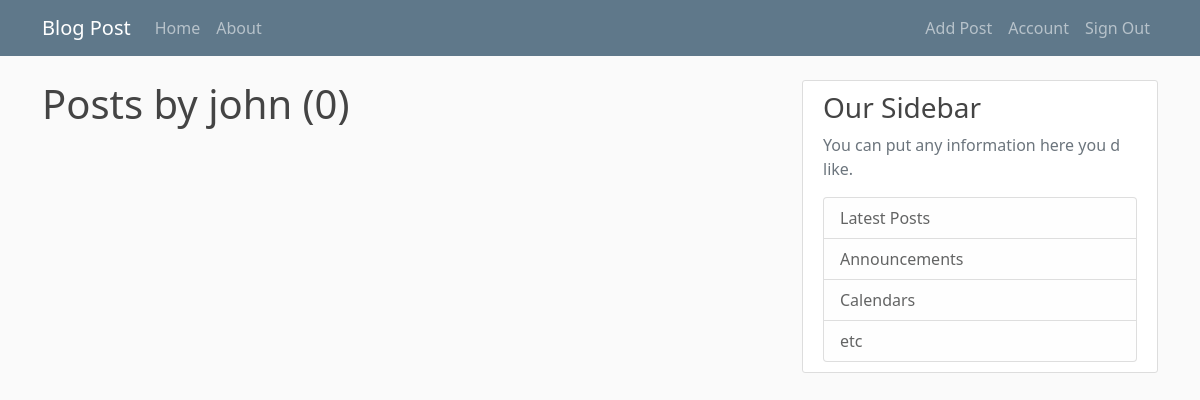
/posts/john (signed in), run on an earlier commit of the app's database.
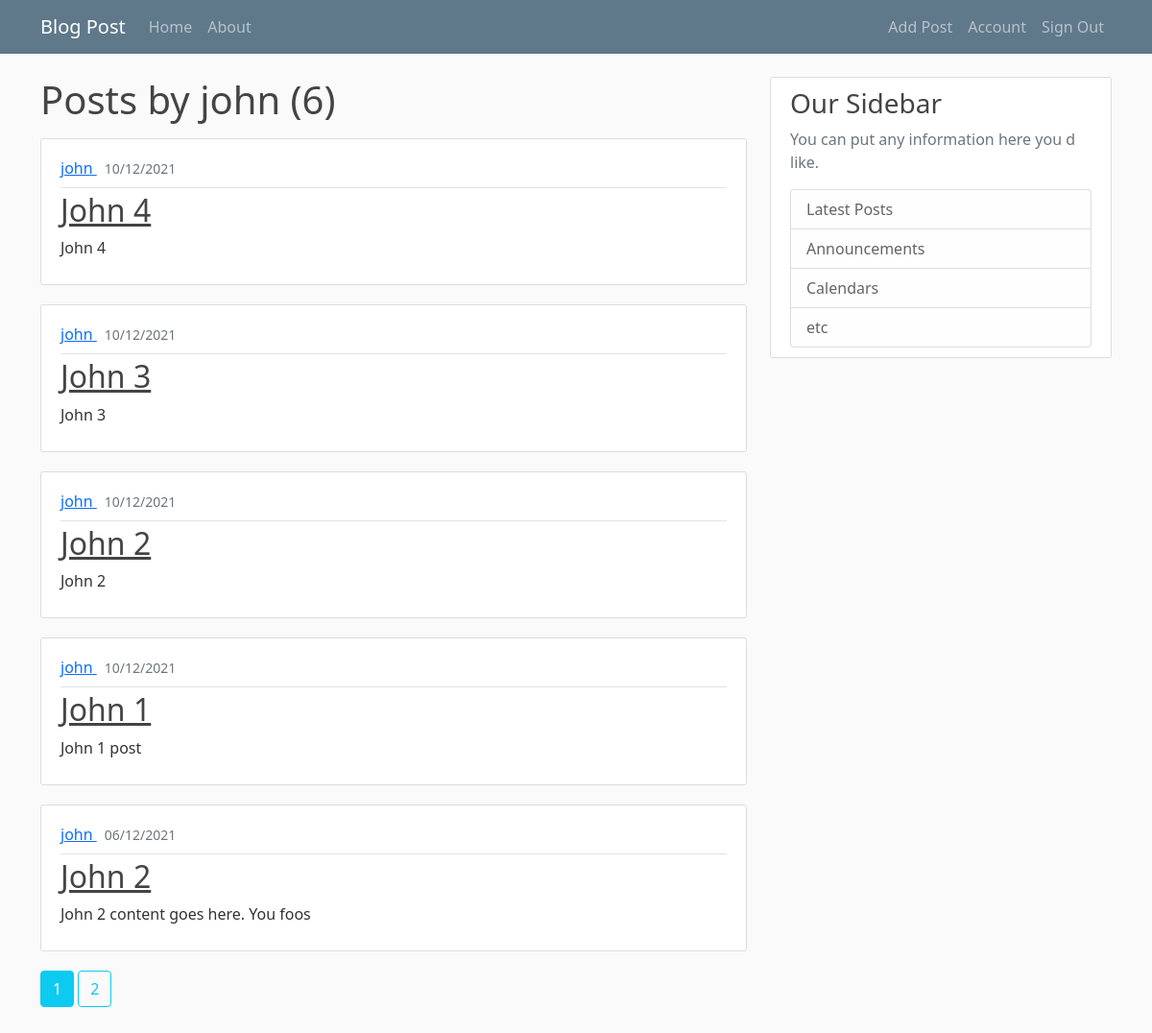
And on a later commit of the database.
### flaskblog/models.py (models this page shows, shortened)
class User(db.Model, UserMixin):
    id = db.Column(db.Integer, primary_key=True)
    username = db.Column(db.String(20), unique=True, nullable=False)
    email = db.Column(db.String(120), unique=True, nullable=False)
    image_file = db.Column(db.String(20), nullable=False, default="default.jpg")
    password_hash = db.Column(db.String(60), nullable=False)
    created_at = db.Column(db.DateTime, nullable=False, default=datetime.utcnow)
    posts = db.relationship("Post", backref=db.backref("author", lazy=True))

class Post(db.Model):
    id = db.Column(db.Integer, primary_key=True)
    title = db.Column(db.String(100), nullable=False)
    content = db.Column(db.Text, nullable=False)
    created_at = db.Column(db.DateTime, nullable=False, default=datetime.utcnow)
    user_id = db.Column(db.Integer, db.ForeignKey("user.id"), nullable=False)

### flaskblog/posts/routes.py (the view)
@posts.route("/posts/<string:username>")
@login_required
def get_posts_by_username(username):
    page = request.args.get("page", 1, type=int)
    user = User.query.filter_by(username=username).first_or_404()
    posts = Post.query.filter_by(author=user)\
                      .order_by(Post.created_at.desc())\
                      .paginate(page=page, per_page=5)
    return render_template("user_post.html", posts=posts, user=user)

### flaskblog/models.py (called while the page is built)
@login_manager.user_loader
def load_user(user_id):
    return User.query.get(int(user_id))

### flaskblog/templates/user_post.html
{% extends "layout.html" %}
{% block content %}
  <h1 class="mb-3">Posts by {{ user.username }} ({{ posts.total }})</h1>
  {% for post in posts.items %}
    <article class="media content-section">
      <div class="media-body">
	<div class="article-metadata py-2">
	  <a class="me-2"
             href="{{ url_for('posts.get_posts_by_username', username=post.author.username) }}">
            {{ post.author.username }}
          </a>
	  <small class="text-muted">{{ post.created_at.strftime("%d/%m/%Y") }}</small>
	</div>
	<h2>
	  <a class="article-title" href="{{ url_for('posts.get_post', post_id=post.id) }}">
	    {{ post.title }}
	  </a>
	</h2>
	<p class="article-content">{{ post.content }}</p>
      </div>
    </article>
  {% endfor %}
  {% for page_num in posts.iter_pages(left_edge=1, right_edge=1, left_current=1, right_current=2) %}
    {% if not page_num %}
      ...
    {% elif posts.page == page_num %}
      <a href="{{ url_for('posts.get_posts_by_username', username=user.username, page=page_num) }}"
         class="btn btn-info mb-4 text-white">
        {{ page_num }}
      </a>
    {% else %}
      <a href="{{ url_for('posts.get_posts_by_username', username=user.username, page=page_num) }}"
         class="btn btn-outline-info mb-4">
        {{ page_num }}
      </a>
    {% endif %}
  {% endfor %}
{% endblock content %}

### flaskblog/templates/layout.html (shortened to what this page needs)
<!doctype html>
<html lang="en">
  <head>
    <link href="https://cdn.jsdelivr.net/npm/bootstrap@5.1.3/dist/css/bootstrap.min.css"
          rel="stylesheet"
>
    <link rel="stylesheet" type="text/css" href="{{ url_for('static', filename='main.css') }}">
  </head>
  <body>
    <nav class="navbar navbar-expand-lg navbar-dark bg-steel">
      <div class="container">
	<a class="navbar-brand" href="#">Blog Post</a>
	<div class="collapse navbar-collapse" id="navbarNav">
	  <ul class="navbar-nav">
	    <li class="nav-item">
	      <a class="nav-link" href="/">Home</a>
	    </li>
	    <li class="nav-item">
	      <a class="nav-link" href="/about">About</a>
	    </li>
	  </ul>
	</div>
	<ul class="navbar-nav">
	  {% if current_user.is_authenticated %}
	    <li class="nav-item">
	      <a class="nav-link" href="{{ url_for('posts.add_post') }}">Add Post</a>
	    </li>
	    <li class="nav-item">
	      <a class="nav-link" href="{{ url_for('users.account') }}">Account</a>
	    </li>
	    <li class="nav-item">
	      <a class="nav-link" href="{{ url_for('users.signout') }}">Sign Out</a>
	    </li>
	  {% endif %}
	</ul>
      </div>
    </nav>
    <main role="main" class="container py-4">
      <div class="row">
	<div class="col-md-8">
	  {% block content %}{% endblock %}
	</div>
	<div class="col-md-4">
	  <div class="content-section">
	    <h3>Our Sidebar</h3>
	    <p class="text-muted">You can put any information here you d like.</p>
	    <ul class="list-group">
	      <li class="list-group-item list-group-item-light">Latest Posts</li>
	      <li class="list-group-item list-group-item-light">Announcements</li>
	      <li class="list-group-item list-group-item-light">Calendars</li>
	      <li class="list-group-item list-group-item-light">etc</li>
	    </ul>
	  </div>
	</div>
      </div>
    </main>
  </body>
</html>

### flaskblog/static/main.css (style rules this page uses)
body { background: #fafafa; color: #333333; }
h1, h2, h3, h4, h5, h6 { color: #444444; }
.bg-steel { background-color: #5f788a; }
.content-section { background: #ffffff; padding: 10px 20px; border: 1px solid #dddddd; border-radius: 3px; margin-bottom: 20px; }
.article-title { color: #444444; }
.article-content { white-space: pre-line; }
.article-metadata { padding-bottom: 1px; margin-bottom: 4px; border-bottom: 1px solid #e3e3e3 }

What changed in the data, as far as the page shows it:
added Post: author.username "john", created_at "10/12/2021", title "John 4", content "John 4"
added Post: author.username "john", created_at "10/12/2021", title "John 3", content "John 3"
added Post: author.username "john", created_at "10/12/2021", title "John 2", content "John 2"
added Post: author.username "john", created_at "10/12/2021", title "John 1", content "John 1 post"
added Post: author.username "john", created_at "06/12/2021", title "John 2", content "John 2 content goes here. You foos"
Also different on the page:
{{ posts.total }}: "0" → "6"
new list line: "1"
new list line: "2"
